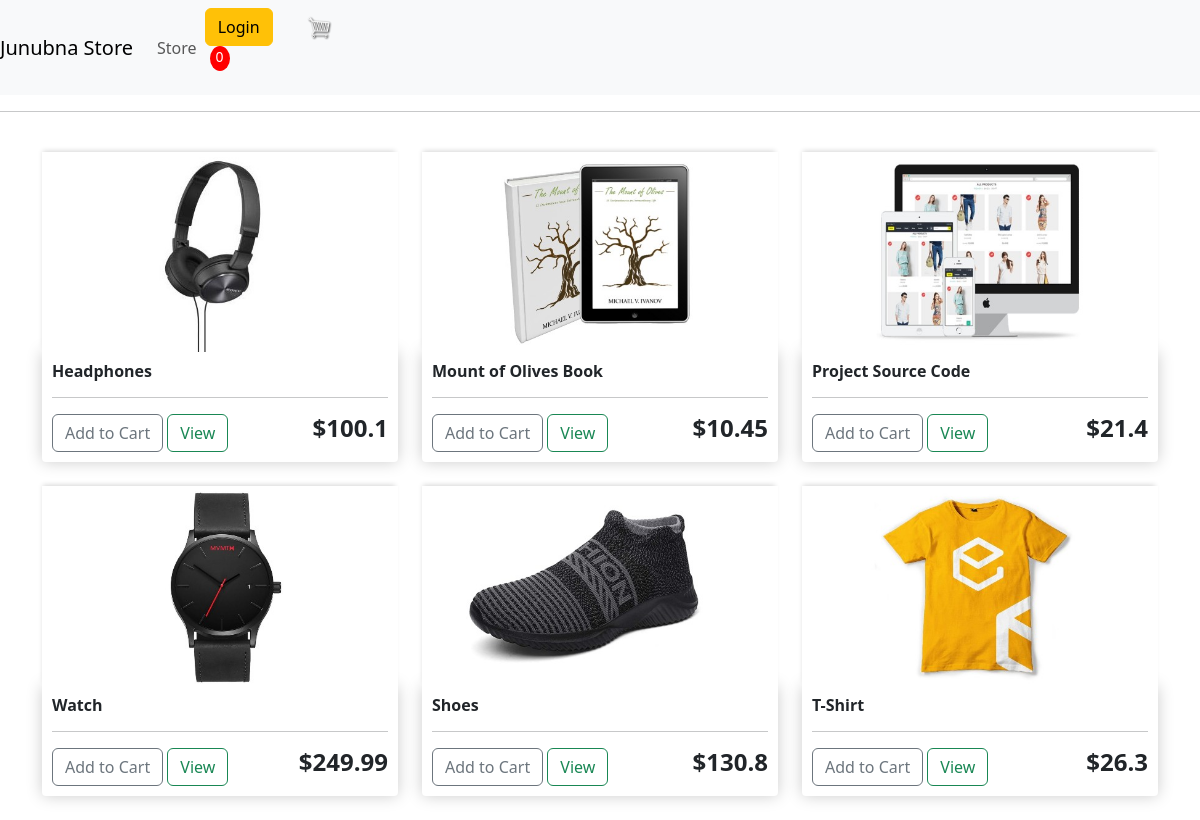
The page / on the database its author committed.
### Store/models.py (models this page shows, shortened)
class Product(models.Model):
	name = models.CharField(max_length=200)
	price = models.FloatField()
	digital = models.BooleanField(default=False,null=True, blank=True)
	image = models.ImageField(null=True, blank=True)
	@property
	def imageURL(self):
		try:
			url = self.image.url
		except:
			url = ''
		return url

### Store/views.py (the view)
# urls.py: path('', views.store, name="store"),
def store(request):
    products = Product.objects.all()
    context = {'products':products}
    return render(request, 'store/store.html', context)

### Store/templates/store/store.html
{% extends 'store/main.html' %}
{% load static %}
{% block content %}
<div class="row">
    {% for product in products %}
    <div class="col-lg-4">
        <img class="thumbnail" src="{{ product.imageURL }}">
        <div class="box-element product">
            <h6><strong>{{product.name}}</strong></h6>
            <hr>
            <button  class="btn btn-outline-secondary add-btn">Add to Cart</button>
            <a class="btn btn-outline-success" href="#">View</a>
            <h4 style="display: inline-block; float: right"><strong>${{product.price}}</strong></h4>
        </div>
        <br>
    </div>
    {% endfor %}
</div>
{% endblock %}

### Store/templates/store/main.html (shortened to what this page needs)
<!DOCTYPE html>
{% load static %}
<html lang="en">
<head>
    <link rel="stylesheet" href="{% static 'css/main.css' %}">
    <link href="https://cdn.jsdelivr.net/npm/bootstrap@5.3.3/dist/css/bootstrap.min.css" rel="stylesheet">
</head>
<body>
    {% include "store/navbar.html" %}
    <hr>
    <div class="container">
        <br>
        {% block content %}
        {% endblock %}
    </div>
</body>
</html>

### Store/templates/store/navbar.html (shortened to what this page needs)
{% load static %}
<nav class="navbar navbar-expand-lg bg-body-tertiary">
    <a class="navbar-brand" href="{% url 'store' %}">Junubna Store</a>
    <div class="collapse navbar-collapse" id="navbarSupportedContent">
      <ul class="navbar-nav mr-auto">
        <li class="nav-item active">
          <a class="nav-link" href="{% url 'store' %}">Store</a>
        </li>
      </ul>
      <div class="form-inline my-2 my-lg-0 ml-auto">
           <a href="#" class="btn btn-warning">Login</a>
           <a href="{% url 'cart' %}">
              <img id="cart-icon" src="{% static 'images/6+cart.png' %}">
          </a>
          <p id="cart-total">0</p>
      </div>
    </div>
</nav>

### static/css/main.css (style rules this page uses)
body { background-color: hsl(0, 0%, 98%); }
h1,h2,h3,h4,h5,h6 { color:hsl(0, 0%, 30%); }
.box-element { box-shadow:hsl(0, 0%, 80%) 0 0 16px; background-color: #fff; border-radius: 4px; padding: 10px; }
.thumbnail { width: 100%; height: 200px; -webkit-box-shadow: -1px -3px 5px -2px rgba(214,214,214,1); -moz-box-shadow: -1px -3px 5px -2px rgba(214,214,214,1); box-shadow: -1px -3px 5px -2px rgba(214,214,214,1); }
.product { border-radius: 0 0 4px 4px; }
#cart-icon { width: 25px; display: inline-block; margin-left: 15px; }
#cart-total { display: block; text-align: center; color: #fff; background-color: red; width: 20px; height: 25px; border-radius: 50%; font-size: 14px; margin-left: 5px; }
.form-inline .btn-warning { margin-right: 15px; }
.col-lg-4, .col-lg-6, .col-lg-8, .col-lg-12 { margin-top: 10px; }
.btn { border-radius: 0; }

### rows shown on the page
Product: imageURL (picture), name "Headphones", price "100.1"
Product: imageURL (picture), name "Mount of Olives Book", price "10.45"
Product: imageURL (picture), name "Project Source Code", price "21.4"
Product: imageURL (picture), name "Watch", price "249.99"
Product: imageURL (picture), name "Shoes", price "130.8"
Product: imageURL (picture), name "T-Shirt", price "26.3"
